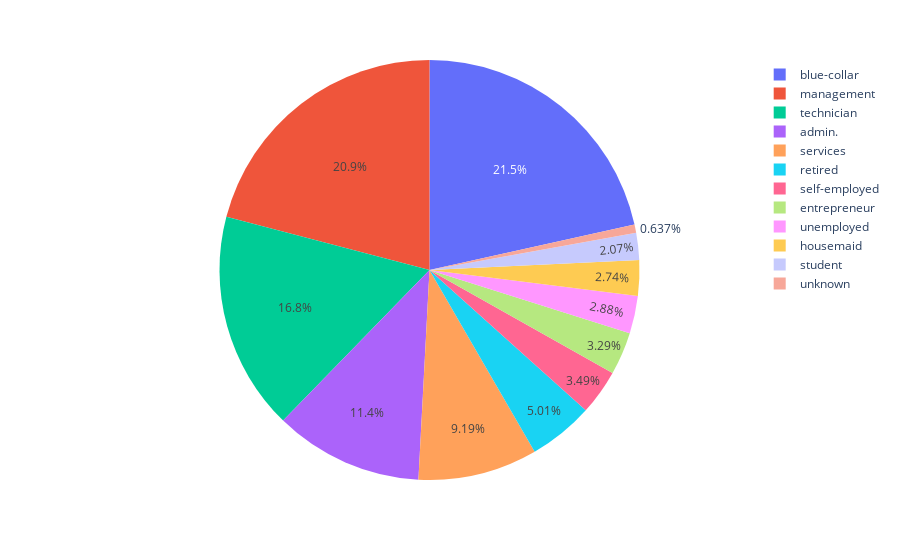

Notebook code cell kept with this figure:
### Code cell
import plotly.express as px
fig = px.pie(bank, names='job')
fig.show()

### Figure 1 — Plotly figure (JSON) as saved in the notebook; plotly's stock layout.template omitted (floating-point values rounded to 4 significant figures; data arrays with more than 128 entries replaced by an {"elided": "..."} marker saying what was removed)
{"data": [{"domain": {"x": [0, 1], "y": [0, 1]}, "hovertemplate": "job=%{label}<extra></extra>", "labels": {"elided": "45211 str values"}, "legendgroup": "", "name": "", "showlegend": true, "type": "pie"}], "layout": {"legend": {"tracegroupgap": 0}, "margin": {"t": 60}}}
